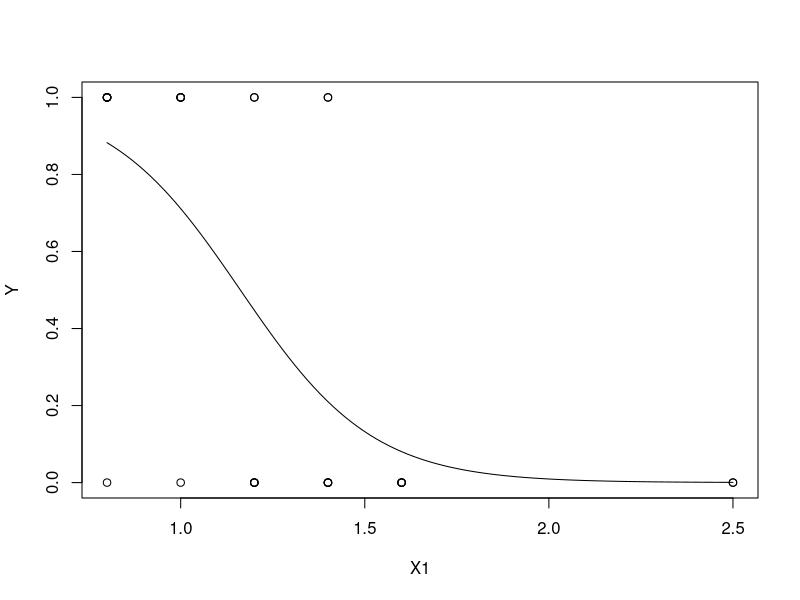

Generate this figure with R:
#TP3

#Exercice 1.

#Trente patients ont reçu un certain niveau de dosage d’agent anesthésique pendant 15
#minutes. Puis une incision leur est faite. Il est ensuite noté si le patient a bougé ou pas lors
#de l’incision. Ainsi, pour chaque patient, on dispose :
#- du dosage de l’agent anesthésique pendant 15 minutes (variable X1),
#- du fait qu’il ait bougé ou pas (variable Y , avec Y = 1 pour bougé).
#On souhaite expliquer Y en fonction de X1.
#Les données sont dans le fichier anesthesie.txt que vous trouverez sur Moodle dans le cours Big Data.

#Y X1
#0 1.0
#1 1.2
#0 1.4
#1 1.4
#1 1.2
#0 2.5
#0 1.6
#1 0.8
#0 1.6
#1 1.4
#1 0.8
#0 1.6
#0 2.5
#0 1.4
#0 1.6
#0 1.4
#0 1.4
#1 0.8
#0 0.8
#0 1.2
#1 0.8
#1 0.8
#1 1.0
#1 0.8
#1 1.0
#0 1.2
#1 1.0
#0 1.2
#1 1.0
#0 1.2
  
#Q1: Modéliser le problème à l’aide d’une régression logistique.
#rq1: on peut utilsier setwd() pour changer le répertoire de travail
#rq2: on peut utiliser read.table() pour lire le fichier anesthesie.txt
#rq3: on peut utiliser attach(w) pour attacher le fichier anesthesie.txt

X1<- c(1.0, 1.2, 1.4, 1.4, 1.2, 2.5, 1.6, 0.8, 1.6, 1.4, 0.8, 1.6, 2.5, 1.4, 1.6, 1.4, 1.4, 0.8, 0.8, 1.2, 0.8, 0.8, 1.0, 0.8, 1.0, 1.2, 1.0, 1.2, 1.0, 1.2)
Y<- c(0, 1, 0, 1, 1, 0, 0, 1, 0, 1, 1, 0, 0, 0, 0, 0, 0, 1, 0, 0, 1, 1, 1, 1, 1, 0, 1, 0, 1, 0)
logit<- glm(Y~X1, family=binomial)
logit

#Q2: Est-ce qu’un patient ayant eu pour dosage X1 = 1.25 a plus de chance de bouger que de ne pas bouger ?

#sachant que X1=1.25, Y est il plus probable d'être égal à 1 ou à 0?
predict(logit, data.frame(X1=1.25), type="response")
#renvoie 0.379946 qui est inférieur à 0.5, donc il est plus probable que Y=0 que Y=1.

#rq: peut aussi s'écrire:
predict.glm(logit, data.frame(X1=1.25), type="response")

#rq:type="response": probabilité sur échelle standard et non logarithmique.

#Q3: Faire le graphique des données et de la courbe de régression logistique.

plot(X1, Y)
curve(predict(logit, data.frame(X1=x), type="response"), add=TRUE)

#Q4: Calculer un taux d’erreur par validation croisée. Les résultats sont-ils bons ?

#le taux d'erreur est le nombre de fois où la prédiction est différente de la réalité.
#Quand le modèle prédit 0 et que la réalité est 1, c'est une erreur et vice versa.
#te=nombre d'erreurs/nombre d'observations=(C01+C10)/(C00+C01+C10+C11)

pred.logit = predict.glm(logit, data.frame(X1=X1), type="response")
pred.logit
pred.mod = factor(ifelse(pred.logit>0.5, "1", "0"))
pred.mod
Y
#matrice de confusion
mc = table(Y, pred.mod)
mc
#taux d'erreur par validation croisée
t = (mc[2,1]+mc[1,2])/sum(mc)
t

#Exercice 2.
#Exercice 3.